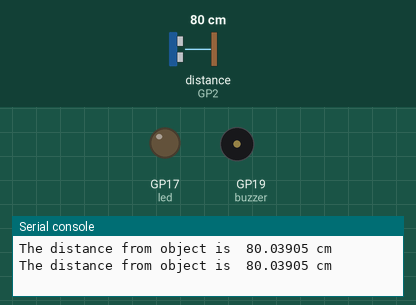
A program run on a simulated Raspberry Pi Pico running MicroPython. Shown: output pins drawn as LEDs (lit = HIGH), buzzer (waves = sounding, pin HIGH), the last lines printed to the serial console. Dashed ring = blinking. Inputs (shaded band) come from the test bench; at power-on: distance to the obstacle (sensor on GP2) 80 cm. The echo pulse lasts 58.3 µs per cm; pins used as bus, display or sensor lines are not drawn.

Above: at 1.2 s.
1.3 s: distance to the obstacle (sensor on GP2) set to 11 cm
3.5 s: distance to the obstacle (sensor on GP2) set to 8 cm
At 4.06 s:
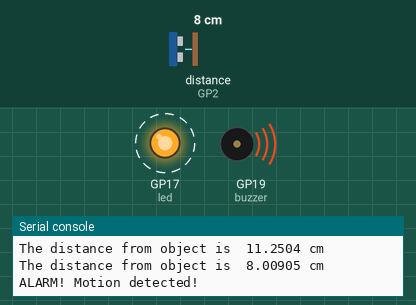
7.0 s: distance to the obstacle (sensor on GP2) set to 18 cm
At 9.5 s:
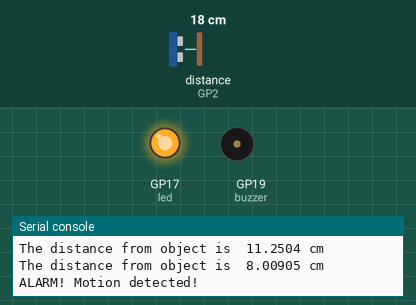
10.5 s: distance to the obstacle (sensor on GP2) set to 2 cm
At 17.07 s:
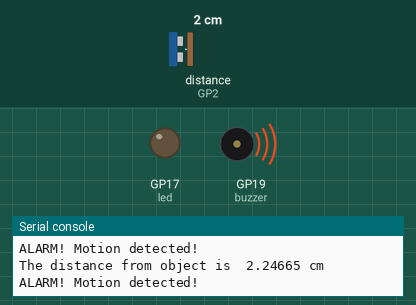
Timing chart, 0 to 19.1 s (numbered marks = the images above; inputs shaded):
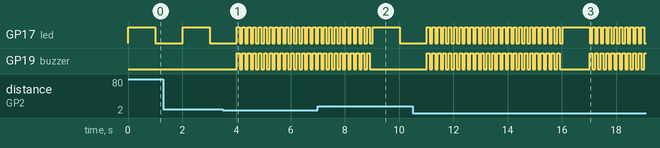

Measured:
- the behaviour switches between 10 and 9 cm on distance to the obstacle (sensor on GP2) (found by bisection; images 0 and 1)
- after the input at 3.5 s, GP19 (buzzer): alternates HIGH for 0.10 s and LOW for 0.10 s, starting after 0.52 s
- after the input at 7.0 s, GP17 (led): goes on until 10.0 s, then stays LOW; GP19 (buzzer): goes on until 8.9 s, then stays LOW
- after the input at 10.5 s, GP19 (buzzer): goes 24 × (HIGH 0.10 s, LOW 0.10 s), HIGH 0.10 s, LOW 1.1 s, 10 × (HIGH 0.10 s, LOW 0.10 s), then HIGH, starting after 0.52 s
- by itself, GP17 (led): alternates HIGH for 0.10 s and LOW for 0.10 s

The program:

ultrasonic.py
```python
from machine import Pin
import utime
trigger = Pin(3, Pin.OUT)
echo = Pin(2, Pin.IN)
led = machine.Pin(17, machine.Pin.OUT)
buzzer = machine.Pin(19, machine.Pin.OUT)

def ultra():
    trigger.low()
    utime.sleep_us(2)
    trigger.high()
    utime.sleep_us(5)
    trigger.low()
    while echo.value() == 0:
        signaloff = utime.ticks_us()
    while echo.value() == 1:
        signalon = utime.ticks_us()
    timepassed = signalon - signaloff
    distance = (timepassed * 0.0343) / 2
    print("The distance from object is ",distance,"cm")
    if distance < 10:
        print("ALARM! Motion detected!")
        for i in range(50):
            led.toggle()
            buzzer.toggle()
            utime.sleep_ms(100)
while True:
   ultra()
   led.toggle()
   utime.sleep(1)
```
